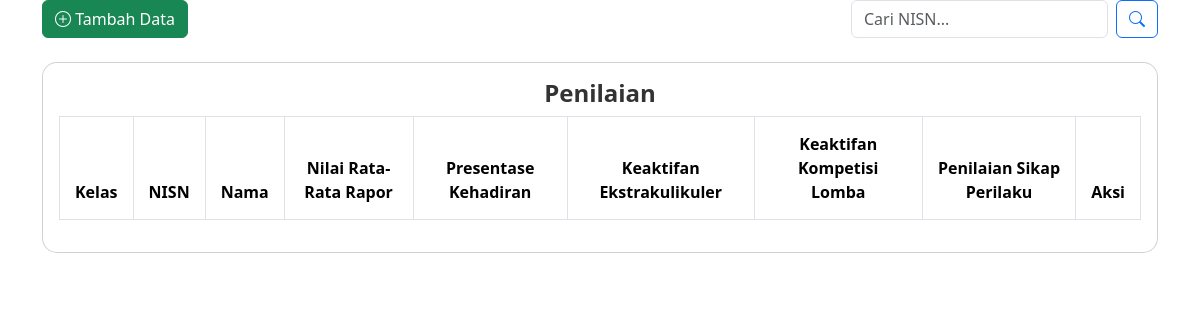
The page /penilaian.php (signed in) on the database its author committed.
### tables this page shows
CREATE TABLE `kriteria` (
  `kode` varchar(10) NOT NULL,
  `nama` varchar(50) NOT NULL,
  `bobot` double NOT NULL
);

### penilaian.php (the view, shortened to what this page needs)
<?php
    include 'connection.php';
    $search_nisn = '';
?>
<!DOCTYPE html>
<html lang="id">
<head>
    <link href="https://cdn.jsdelivr.net/npm/bootstrap@5.3.3/dist/css/bootstrap.min.css" rel="stylesheet">
    <link rel="stylesheet" href="https://cdn.jsdelivr.net/npm/bootstrap-icons/font/bootstrap-icons.css">
</head>
<body>
    <div class="container">
        <div class="d-flex justify-content-between mb-4">
            <button class="btn btn-success" data-bs-toggle="modal" data-bs-target="#tambahModal">
                <i class="bi bi-plus-circle"></i> Tambah Data
            </button>
            <form method="POST" class="d-flex align-items-center" style="max-width: 400px;">
                <input type="text" name="search_nisn" class="form-control me-2" placeholder="Cari NISN..." value="<?php echo $search_nisn; ?>">
                <button type="submit" class="btn btn-outline-primary">
                    <i class="bi bi-search"></i>
                </button>
            </form>
        </div>
        <div class="card">
            <div class="card-body">
                <h4>Penilaian</h4>
                <div class="table-responsive">
                    <table class="table table-bordered table-striped table-hover">
                        <thead>
                            <tr>
                                <th>Kelas</th>
                                <th>NISN</th>
                                <th>Nama</th>
                                <?php
                                    $sql_kriteria = "SELECT * FROM kriteria";
                                    $result_kriteria = $koneksi->query($sql_kriteria);
                                    while($row_kriteria = $result_kriteria->fetch_assoc()) {
                                        $nama = $row_kriteria['nama'];
                                        echo '<th>'.$nama.'</th>';
                                    }
                                ?>
                                <th>Aksi</th>
                            </tr>
                        </thead>
                    </table>
                </div>
            </div>
        </div>
    </div>
</body>
</html>

### penilaian.php (style rules this page uses)
body { background-color: #ffffff; }
.card { border-radius: 15px; }
h4 { color: #333; font-weight: 600; font-size: 24px; text-align: center; }
.table th, .table td { text-align: center; padding: 15px; }
.table thead { background-color: #007bff; color: white; }
.table-responsive { overflow-x: auto; }

### rows shown on the page
kriteria: nama "Nilai Rata-Rata Rapor"
kriteria: nama "Presentase Kehadiran"
kriteria: nama "Keaktifan Ekstrakulikuler"
kriteria: nama "Keaktifan Kompetisi Lomba"
kriteria: nama "Penilaian Sikap Perilaku"
